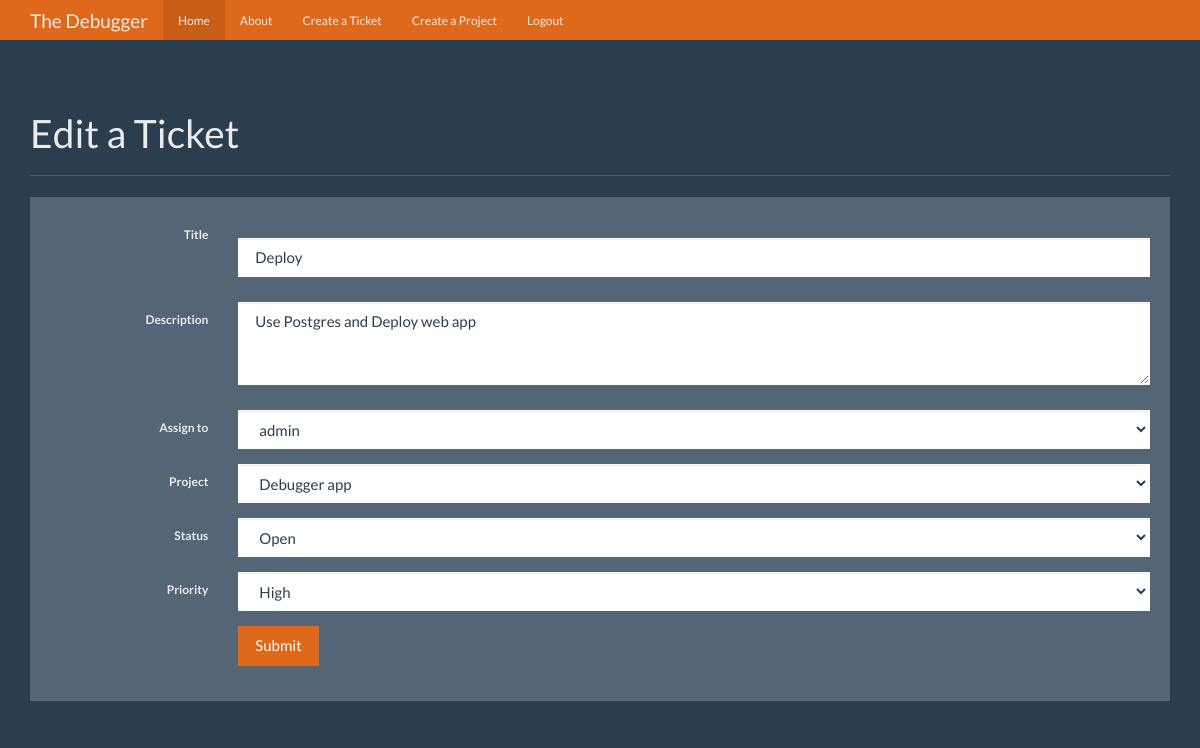
The app's page /editTicket/17/edit (signed in), older data.
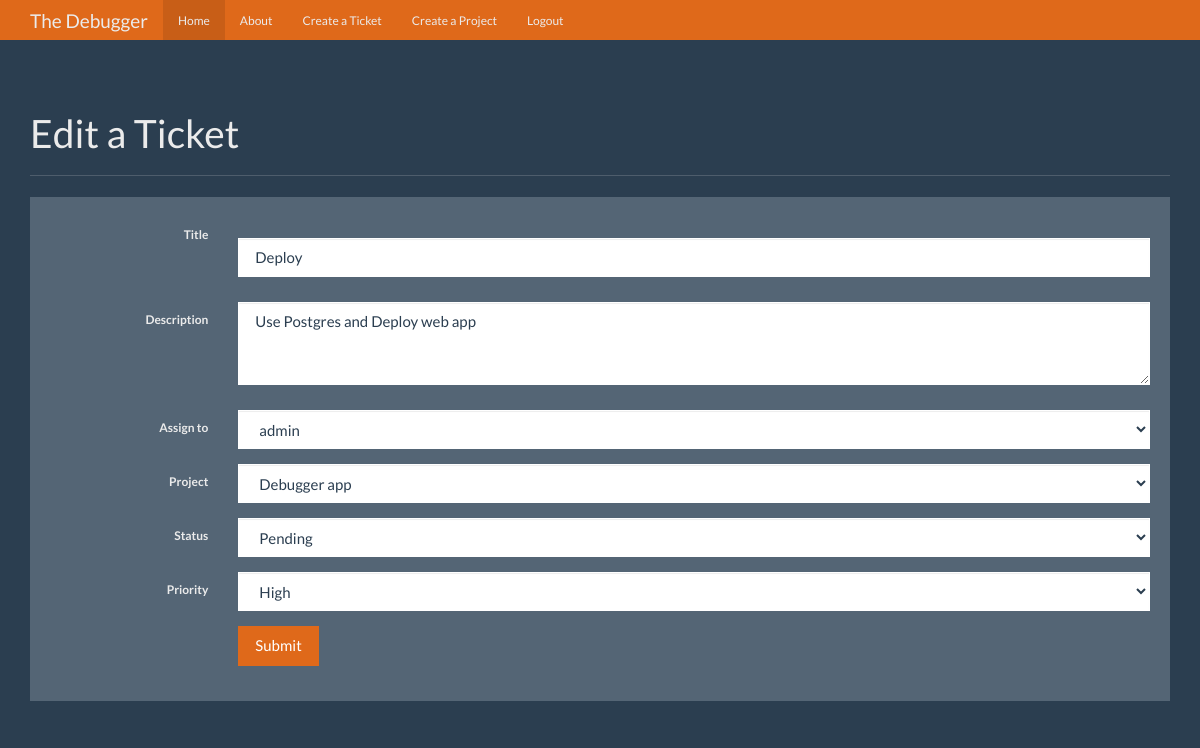
The same page, newer data.
### debugger/models.py (models this page shows, shortened)
class Tickets(db.Model):
    id = db.Column(db.Integer,primary_key=True)
    title = db.Column(db.String(100),nullable=False)
    ticket_text = db.Column(db.Text,nullable=False)
    date_posted = db.Column(db.DateTime,nullable=False,default=datetime.utcnow)
    status = db.Column(db.String(30), nullable=False)
    priority = db.Column(db.String(30), nullable=False)
    created_by_id = db.Column(db.Integer, nullable=False)
    expert_id = db.Column(db.Integer, db.ForeignKey('users.id'),nullable=False)
    project_id = db.Column(db.Integer, db.ForeignKey('projects.id'),nullable=False)
    comment = db.relationship('Comment', backref='title', cascade="all,delete",lazy='dynamic')
    attach = db.relationship('Attachment', backref='ticket', cascade="all,delete", lazy='dynamic')

### debugger/tickets/routes.py (the view)
@tickets.route('/editTicket/<ticket_id>/edit',methods=['GET','POST'])
@login_required
def editTicket(ticket_id):
    if current_user.expert == 0:
        return redirect(url_for('main.index'))
    ticket = Tickets.query.get_or_404(ticket_id)
    form = TicketForm()
    if form.validate_on_submit():
        ticket.title = form.title.data
        ticket.ticket_text = form.ticket_text.data
        ticket.expert_id = str(form.user_id.data)
        ticket.created_by_id = current_user.username
        ticket.project_id = ticket.project_id
        ticket.status = form.status.data
        ticket.priority = form.priority.data
        db.session.commit()
        flash('Your ticket has been updated!', 'success')
        return redirect(url_for('main.index', ticket_id=ticket.id))
    elif request.method == "GET":
        form.status.default = ticket.status
        form.priority.default = ticket.priority
        form.user_id.default = ticket.expert_id
        form.project.default = ticket.project_id
        form.process()
        form.title.data = ticket.title
        form.ticket_text.data = ticket.ticket_text
    return render_template('editTicket.html',form=form, title='Edit Ticket')

### debugger/tickets/forms.py (shortened to what this page needs)
class TicketForm(FlaskForm):
    title = StringField('Title', validators=[DataRequired()])
    ticket_text = TextAreaField('Text',validators=[DataRequired()])
    user_id = QuerySelectField('Users',query_factory=lambda: Users.query)
    project = QuerySelectField('Projects',query_factory=lambda: Projects.query)
    status = SelectField('Status',coerce=str,choices=[('Open','Open'),('Pending','Pending'),('Resolved','Resolved'),('Closed','Closed')])
    priority = SelectField('Priority',choices=[('Low','Low'),('Medium','Medium'),('High','High'),('Critical','Critical')])
    submit = SubmitField('Submit')

### debugger/models.py (called while the page is built)
@login_manager.user_loader
def load_user(user_id):
    return Users.query.get(int(user_id))

    def __repr__(self):
        return f"{self.username}"

    def __repr__(self):
        return f"{self.title}"

### debugger/templates/editTicket.html (shortened to what this page needs)
{% extends "base.html" %}
{% from "show_links.html" import show_links %}
{% block nav%}
          {{ show_links(current_user) }}
{% endblock %}
{% block body %}
     <div class="page-header">
        <h1>Edit a Ticket</h1>
      </div>
        <div class="row">
          <div class="col-lg-12">
            <div class="well bs-component">
              <form method="POST" action="" class="form-horizontal">
                <fieldset>
                    <div class="form-group">
                    <label class="col-lg-2 control-label">Title</label>
                    <div class="col-lg-10">
                      <h2>{{ form.title (class="form-control") }}</h2>
                    </div>
                  </div>
                    <div class="form-group">
                    <label class="col-lg-2 control-label">Description</label>
                    <div class="col-lg-10">
                      <p>{{ form.ticket_text (class="form-control" , rows=3) }}</p>
                    </div>
                  </div>
                  <div class="form-group">
                    <label  class="col-lg-2 control-label">Assign to</label>
                   <div class="col-lg-10">
                      {{ form.user_id(class="form-control" , id="select") }}
                    </div>
                  </div>
                    <div class="form-group">
                        <label  class="col-lg-2 control-label">Project</label>
                    <div class="col-lg-10">
                      {{ form.project(class="form-control" , id="select") }}
                    </div>
                  </div>
                     <div class="form-group">
                        <label  class="col-lg-2 control-label">Status</label>
                    <div class="col-lg-10">
                      {{ form.status(class="form-control" , id="select") }}
                    </div>
                  </div>
                     <div class="form-group">
                        <label  class="col-lg-2 control-label">Priority</label>
                    <div class="col-lg-10">
                      {{ form.priority(class="form-control" , id="select") }}
                    </div>
                  </div>
                 <div class="form-group">
                      <div class="col-lg-10 col-lg-offset-2">
                        {{ form.submit (class="btn btn-primary") }}
                      </div>
                 </div>
                </fieldset>
              </form>
            </div>
          </div>
        </div>
{% endblock %}

Row changes from the older to the newer data that the page shows:
changed Tickets "Deploy": status "Open" → "Pending"
